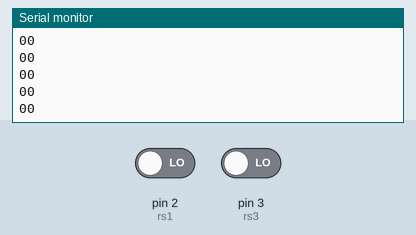
Simulated run of this sketch. Board: Arduino Uno, built with avr-gcc and run on an emulated ATmega328P. On the bench: the last lines printed to the serial monitor. The inputs (shaded band) are chosen by the test bench; at power-on: pin 2 (rs1) LOW, pin 3 (rs3) LOW.

Above: at 1.2 s.
1.3 s: pin 2 (rs1) driven HIGH
At 1.31 s:
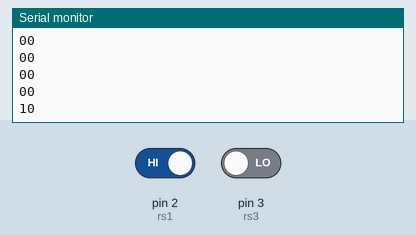
2.8 s: pin 3 (rs3) driven HIGH
At 2.81 s:
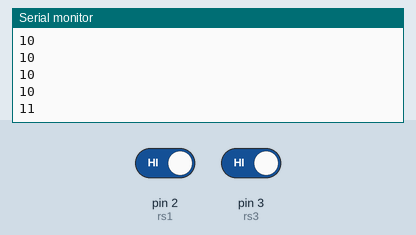
4.3 s: pin 2 (rs1) driven LOW
At 4.31 s:
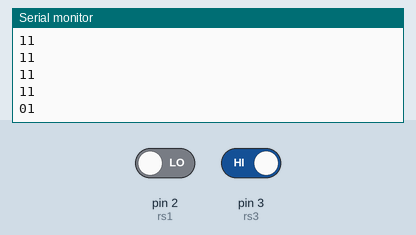
Timing chart, 0 to 7.3 s (numbered marks = the images above; inputs shaded):
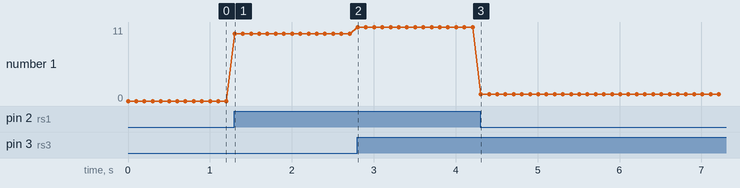

The sketch:

test_reed_switch.ino
```cpp
#define rs1 2
//#define rs2 3
#define rs3 3
//#define motor1 10
//#define motor2 11
//#define motor_en 9
int num = 0;

void setup() {
  // put your setup code here, to run once:
  pinMode(rs1, INPUT);
//  pinMode(rs2, INPUT);
  pinMode(rs3, INPUT);

//  pinMode(motor1, OUTPUT);
// pinMode(motor2, OUTPUT);
//  pinMode(motor_en, OUTPUT);
  Serial.begin(9600);

}

void loop() {
  // put your main code here, to run repeatedly:
//  do {
  Serial.print(digitalRead(rs1));
//  Serial.print(digitalRead(rs2));
  Serial.print(digitalRead(rs3));
  Serial.println();
//    } while (digitalRead(rs1) != HIGH);
//    num = num+1;
//  delay(100);

//  if (digitalRead(rs1) == HIGH) {
//    num = 1;
//    digitalWrite(motor_en, HIGH);
//    digitalWrite(motor1, LOW);
//    digitalWrite(motor2, HIGH);
//    }
//  else if (digitalRead(rs2) == HIGH) {
//    num = 2;
//    digitalWrite(motor_en, HIGH);
//    digitalWrite(motor1, HIGH);
//    digitalWrite(motor2, LOW);
//    }
//  else if (digitalRead(rs3) == HIGH) {
//  	digitalWrite(motor_en, HIGH);
//  	digitalWrite(motor1, LOW);
// 	digitalWrite(motor2, LOW);
//    num = 3; }
//  switch (num) {
//    case 1:
//      Serial.println("RS1");
//      break;
//    case 2:
//      Serial.println("RS2");
//      break;
//    case 3:
//      Serial.println("RS3");
//      break;
//  }
//  num = 0;
  delay(100);
}
```

Measured:
- after the input at 1.3 s, the serial monitor: prints a new line at once (image 1)
- after the input at 2.8 s, the serial monitor: prints a new line at once (image 2)
- after the input at 4.3 s, the serial monitor: prints a new line at once (image 3)
- plotted number 1: 0 → 10 after the input at 1.3 s, 10 → 11 after the input at 2.8 s, 11 → 1 after the input at 4.3 s
